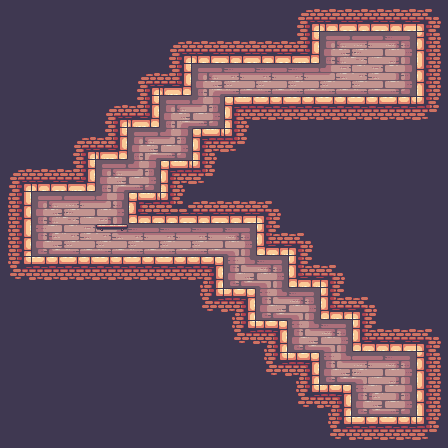

This game map was drawn from its Tiled (.tmx) file and the tilesets committed beside it. A one-line description and the trimmed map source follow:
An orthogonal 14x14 tile map with 32x32 px tiles, 4 tile layers (background, walls, floors, decorations), 2 tilesets and 7 objects (spawn, 13_climb, 16_respect, pig facing right).

<map version="1.5" tiledversion="1.5.0" orientation="orthogonal" renderorder="right-down" width="14" height="14" tilewidth="32" tileheight="32" infinite="0" nextlayerid="11" nextobjectid="8">
 <tileset firstgid="1" source="terrain.tsx" />
 <tileset firstgid="248" source="decorations.tsx" />
 <layer id="1" name="background" width="14" height="14">
  <data>[196 cells, 127 non-empty, 16 distinct tile ids]</data>
 </layer>
 <layer id="2" name="walls" width="14" height="14">
  <data>[196 cells, 69 non-empty, 14 distinct tile ids]</data>
 </layer>
 <layer id="3" name="floors" width="14" height="14">
  <data>[196 cells, 33 non-empty, 8 distinct tile ids]</data>
 </layer>
 <layer id="4" name="decorations" width="14" height="14">
  <data>[196 cells, 0 non-empty, 0 distinct tile ids]</data>
 </layer>
 <objectgroup id="5" name="spawn">
  <object id="3" name="spawn" x="347.157" y="366.628" width="78" height="58" />
 </objectgroup>
 <objectgroup id="6" name="boxes">
  <object id="4" x="31.9872" y="238.995" width="22" height="16" />
  <object id="5" x="32.7158" y="221.508" width="22" height="16" />
  <object id="6" x="33.4444" y="203.293" width="22" height="16" />
 </objectgroup>
 <objectgroup id="7" name="bombs" />
 <objectgroup id="8" name="doors">
  <object id="1" type="13_climb" x="360" y="360" width="46" height="56" />
  <object id="2" type="16_respect" x="345" y="40" width="46" height="56" />
 </objectgroup>
 <objectgroup id="10" name="invisible_doors" />
 <objectgroup id="9" name="enemies">
  <object id="7" type="pig facing right" x="64.1166" y="222.222">
   <point />
  </object>
 </objectgroup>
</map>
